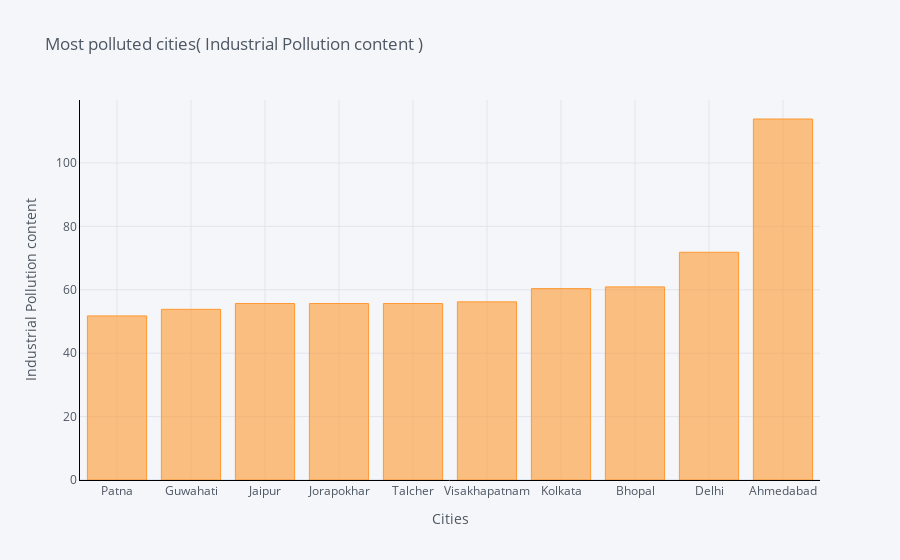
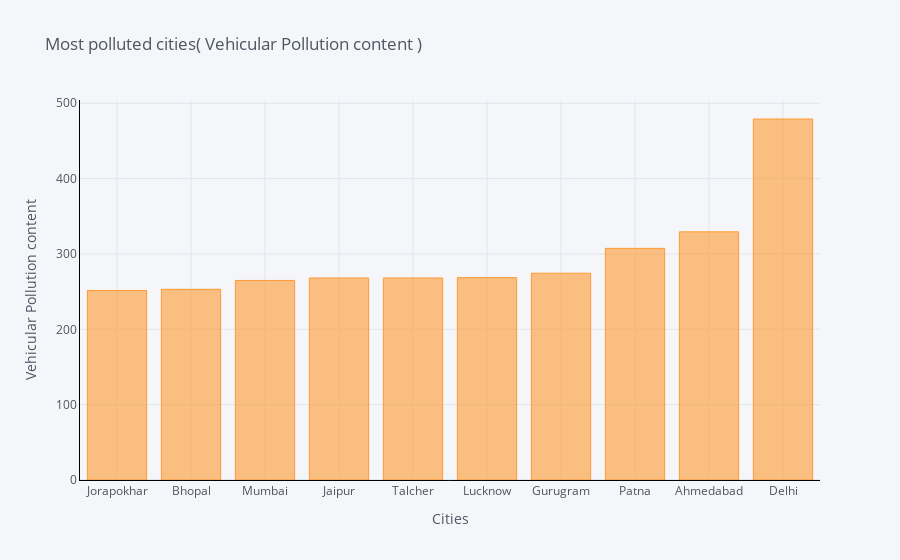

Notebook source saved alongside these figures, in order:
### Code cell
def max_bar_plot(var):
    x1 = df[['City',var]].groupby(["City"]).median().sort_values(by = var,
    ascending = True).tail(10).iplot(kind='bar', xTitle='Cities',yTitle=var, 
                                     linecolor='black', title='{2} {1} {0}'.format(")",var,' Most polluted cities('))

p1 = max_bar_plot('Industrial Pollution content')
p2 = max_bar_plot('Vehicular Pollution content')

### Figure 1 — Plotly figure (JSON) as saved in the notebook; plotly's stock layout.template omitted (floating-point values rounded to 4 significant figures)
{"data": [{"marker": {"color": "rgba(255, 153, 51, 0.6)", "line": {"color": "rgba(255, 153, 51, 1.0)", "width": 1}}, "name": "Industrial Pollution content", "orientation": "v", "text": "", "x": ["Patna", "Guwahati", "Jaipur", "Jorapokhar", "Talcher", "Visakhapatnam", "Kolkata", "Bhopal", "Delhi", "Ahmedabad"], "y": [51.76, 53.84, 55.67, 55.67, 55.67, 56.19, 60.37, 60.92, 71.83, 113.9], "type": "bar"}], "layout": {"legend": {"bgcolor": "#F5F6F9", "font": {"color": "#4D5663"}}, "paper_bgcolor": "#F5F6F9", "plot_bgcolor": "#F5F6F9", "title": {"font": {"color": "#4D5663"}, "text": " Most polluted cities( Industrial Pollution content )"}, "xaxis": {"gridcolor": "#E1E5ED", "linecolor": "black", "showgrid": true, "tickfont": {"color": "#4D5663"}, "title": {"font": {"color": "#4D5663"}, "text": "Cities"}, "zerolinecolor": "#E1E5ED", "type": "category", "range": [-0.5, 9.5], "autorange": true}, "yaxis": {"gridcolor": "#E1E5ED", "linecolor": "black", "showgrid": true, "tickfont": {"color": "#4D5663"}, "title": {"font": {"color": "#4D5663"}, "text": "Industrial Pollution content"}, "zerolinecolor": "#E1E5ED", "type": "linear", "range": [0, 119.9], "autorange": true}, "autosize": true}}

### Figure 2 — Plotly figure (JSON) as saved in the notebook; plotly's stock layout.template omitted (floating-point values rounded to 4 significant figures)
{"data": [{"marker": {"color": "rgba(255, 153, 51, 0.6)", "line": {"color": "rgba(255, 153, 51, 1.0)", "width": 1}}, "name": "Vehicular Pollution content", "orientation": "v", "text": "", "x": ["Jorapokhar", "Bhopal", "Mumbai", "Jaipur", "Talcher", "Lucknow", "Gurugram", "Patna", "Ahmedabad", "Delhi"], "y": [251.5, 253.1, 264.9, 268.1, 268.1, 268.6, 274.4, 307.4, 329.4, 479.1], "type": "bar"}], "layout": {"legend": {"bgcolor": "#F5F6F9", "font": {"color": "#4D5663"}}, "paper_bgcolor": "#F5F6F9", "plot_bgcolor": "#F5F6F9", "title": {"font": {"color": "#4D5663"}, "text": " Most polluted cities( Vehicular Pollution content )"}, "xaxis": {"gridcolor": "#E1E5ED", "linecolor": "black", "showgrid": true, "tickfont": {"color": "#4D5663"}, "title": {"font": {"color": "#4D5663"}, "text": "Cities"}, "zerolinecolor": "#E1E5ED", "type": "category", "range": [-0.5, 9.5], "autorange": true}, "yaxis": {"gridcolor": "#E1E5ED", "linecolor": "black", "showgrid": true, "tickfont": {"color": "#4D5663"}, "title": {"font": {"color": "#4D5663"}, "text": "Vehicular Pollution content"}, "zerolinecolor": "#E1E5ED", "type": "linear", "range": [0, 504.3], "autorange": true}, "autosize": true}}
